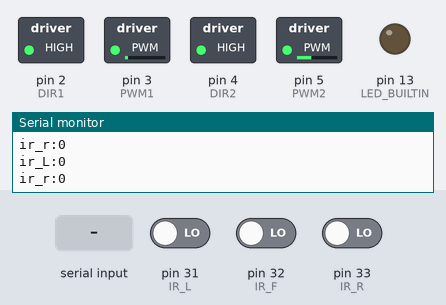
Simulated run of this sketch. Board: Arduino Mega 2560, built with avr-gcc and run on an emulated ATmega2560. On the bench: switched loads named in the sketch (green lamp = pin HIGH), output pins drawn as LEDs (lit = HIGH), the last lines printed to the serial monitor. Inputs (shaded band) come from the test bench; at power-on: pin 31 (IR_L) LOW, pin 32 (IR_F) LOW, pin 33 (IR_R) LOW.

Above: at 1.2 s.
1.3 s: "S" received over Serial
At 2.6 s:
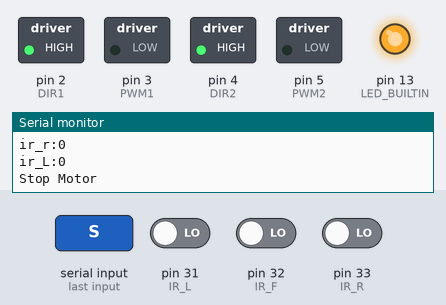
2.9 s: "A" received over Serial
At 9.2 s:
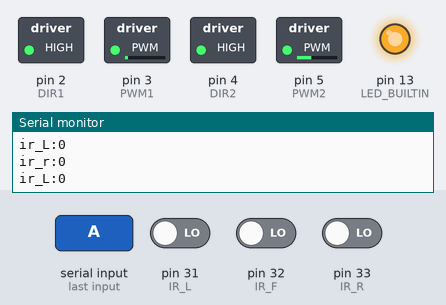
Timing chart, 0 to 10.5 s (numbered marks = the images above; inputs shaded):
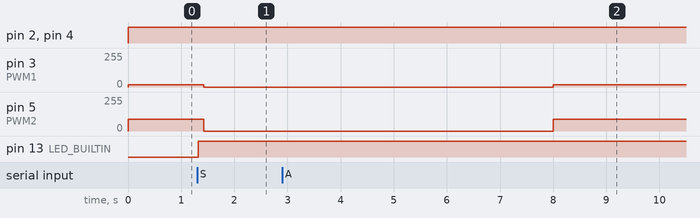

The sketch:

CoffeeRobot_1124_irdriving.ino
```cpp
#define DIR1 2
#define PWM1 3
#define DIR2 4
#define PWM2 5     //Driving motors

#define IR_R 33
#define IR_F 32
#define IR_L 31 //Ir sensor right & left


#define TRIG_F 24
#define ECHO_F 26
#define TRIG_R 25
#define ECHO_R 27

bool drivingflag = 0;

int M1_pinNum_1 = 28;
int M1_pinNum_2 = 29;
int M1_SpeedPin = 6;

int M2_pinNum_1 = 30;
int M2_pinNum_2 = 31;
int M2_SpeedPin = 7;


char cmd;
int ir_R;
int ir_F;
int ir_L;    // ir sensor read

int Kp = 0.01;
int Kd = 0;
int Ki = 0;
//gain values

long e,e_dot,int_e,pree;
float pretime,dt;


long duration1;
long length1;
long duration2;
long length2;

int flag =0;

void one_shot();
void two_shot();
void Half_shot();

void avoid_algorithmn();

void setup() {

  Serial.begin(9600);
  pinMode(LED_BUILTIN, OUTPUT);

  pinMode(DIR1, OUTPUT);
  pinMode(PWM1, OUTPUT);
  pinMode(DIR2, OUTPUT);
  pinMode(PWM2, OUTPUT);

  pinMode(IR_R, INPUT);
  pinMode(IR_F, INPUT);
  pinMode(IR_L, INPUT);

  pinMode(TRIG_F,OUTPUT);
  pinMode(ECHO_F,INPUT);
  pinMode(TRIG_R,OUTPUT);
  pinMode(ECHO_R,INPUT);
}

void loop() {
  if (Serial.available()) {
     cmd = Serial.read();

     if(cmd=='S'){
      Serial.println("Stop Motor");
      digitalWrite(LED_BUILTIN, HIGH);
      delay(100);
      stop();
      flag++;
    }

    if(cmd=='O'){
      //Serial.println("User Finded");
      digitalWrite(LED_BUILTIN, HIGH);
      delay(100);
    }

    if(cmd=='A'){
      //Serial.println("You order Half shot");
      digitalWrite(LED_BUILTIN, HIGH);
      delay(100);
      Serial.println("5");
      delay(5000);     //assume: after 5sec, user has gone
      Serial.println("9");
      flag=0;
    }

    if(cmd=='B'){
      //Serial.println("You order One shot");
      digitalWrite(LED_BUILTIN, HIGH);
      delay(100);
      Serial.println("5");
      delay(5000);     //assume: after 5sec, user has gone
      Serial.println("9");
      flag=0;
    }

    if(cmd=='C'){
      //Serial.println("You order Two shot");
      digitalWrite(LED_BUILTIN, HIGH);
      delay(100);     //assume: after 5sec, making finish
      Serial.println("5");
      delay(5000);     //assume: after 5sec, user has gone
      Serial.println("9");
      flag=0;
    }
  }// hand sign -->motor stop
    //s-> stop 약자
    //o-> order
    //A,B,C->반샷 한샷 투샷
    //5-> 워터펌프 작동 완료 시그널/9-> 사람이 컵까지 가져갔을 때 시그널


  if(flag==0 && cmd!='S') {

    ir_R = digitalRead(IR_R);
    ir_F = digitalRead(IR_F);
    ir_L = digitalRead(IR_L);
    Serial.print("ir_r:");
    Serial.println(ir_R);
    Serial.print("ir_L:");
    Serial.println(ir_L);


    if (ir_R == 1 && ir_F==0 && ir_L == 0) {         //rotate_R
      digitalWrite(DIR1, HIGH);
      analogWrite(PWM1, 90);
      digitalWrite(DIR2,HIGH);
      analogWrite(PWM2, 17);
      drivingflag = 1;
    }
    else if (ir_R == 0 && ir_F==0 && ir_L == 1) {    //rotate_L
      digitalWrite(DIR1, HIGH);
      analogWrite(PWM1, 17);
      digitalWrite(DIR2, HIGH);
      analogWrite(PWM2, 90);
      drivingflag = 0;
    }
    else if (ir_R == 0 && ir_F==1 && ir_L == 0){        //stright black=1 white=0
      digitalWrite(DIR1, HIGH);
      analogWrite(PWM1, 80);
      digitalWrite(DIR2, HIGH);
      analogWrite(PWM2, 80);
    }
    if (drivingflag == 1 && ir_F!=1){
      digitalWrite(DIR1, HIGH);
      analogWrite(PWM1, 90);
      digitalWrite(DIR2,HIGH);
      analogWrite(PWM2, 17);// 오른쪽으로 가는 코드
    }
    else if (drivingflag == 0&& ir_F!=1){
      digitalWrite(DIR1, HIGH);
      analogWrite(PWM1, 17);
      digitalWrite(DIR2, HIGH);
      analogWrite(PWM2, 90); // 왼쪽으로 가는 코드
    }


  }
}
  // line tracking driving code


//   for(int i=0;i<5;i++)
//   {
//       digitalWrite(TRIG_F, LOW);
//       delayMicroseconds(2);
//       digitalWrite(TRIG_F, HIGH);
//       delayMicroseconds(10);
//       digitalWrite(TRIG_F, LOW);

//       duration1 = pulseIn(ECHO_F, HIGH);

//       length1 = length1 + duration1;

// }// US sensor reading


//   if(cmd=='A')
//   {
//     Half_shot();
//     cmd='Z';
//   }
//    else if(cmd=='B')
//   {
//     one_shot();
//     cmd='Z';
//   }
//   else if(cmd=='C')
//   {
//     two_shot();
//     cmd='Z';
//   }
//   else
//   {
//     digitalWrite(M1_pinNum_1, LOW);
//     digitalWrite(M1_pinNum_2, LOW);
//     analogWrite(M1_SpeedPin, 0);
//     digitalWrite(M2_pinNum_1, LOW);
//     digitalWrite(M2_pinNum_2, LOW);
//     analogWrite(M2_SpeedPin, 0);
//     delay(100);
//   }


//   length1 = length1 / 5;
//   length1 = length1 * 17/1000;
//   if(length1 < 5 && flag==0 && cmd!='S' ){
//     avoid_algorithmn();
//   }

//   //Serial.println(length1);

//   delay(100);// if sensor value <1000, start avoid algorithm
// }


// // avoid algorithm
// void avoid_algorithmn()
// {
//   while(length2 < 1000){

//     for(int i=0;i<5;i++){
//       digitalWrite(TRIG_R, LOW);
//       delayMicroseconds(2);
//       digitalWrite(TRIG_R, HIGH);
//       delayMicroseconds(10);
//       digitalWrite(TRIG_R, LOW);

//       duration2 = pulseIn (ECHO_R, HIGH);

//       length2 = length2 + duration2;
//     }
//     length2 = length2 / 5;
//     Serial.print("length2 : ");
//     Serial.println(length2);

//     //90도 왼쪽으로 도는 알고리즘 추가
//      digitalWrite(DIR1, HIGH);
//      analogWrite(PWM1, 30);
//      digitalWrite(DIR2,LOW);
//      analogWrite(PWM2, 30);

//   }

//   while(1 != digitalRead(IR_R)){

//     for(int i=0;i<5;i++){
//       digitalWrite(TRIG_R, LOW);
//       delayMicroseconds(2);
//       digitalWrite(TRIG_R, HIGH);
//       delayMicroseconds(10);
//       digitalWrite(TRIG_R, LOW);

//       duration2 = pulseIn (ECHO_R, HIGH);

//       length2 = length2 + duration1;
//     }
//     length2 = length2 / 5;

//     dt = (micros() - pretime)/1000000;
//     pretime = micros();

//     e = 1000 - length2;
//     int_e += e*dt;
//     e_dot = (e-pree)/dt;
//     pree = e;

//     digitalWrite(PWM1,Kp*e+Kd*e_dot+Ki*int_e);
//     digitalWrite(PWM2,200);

//   }

//   //Serial.println(length1);


// }// length2 can't convet to cm


// //linetracking + sonic sensor done


// void Half_shot()
// {
//     digitalWrite(M1_pinNum_1, LOW);
//     digitalWrite(M1_pinNum_2, HIGH);
//     analogWrite(M1_SpeedPin, 200);
//     delay(100);//1번 모터의 작동 시간 조절부
//     digitalWrite(M2_pinNum_1, LOW);
//     digitalWrite(M2_pinNum_2, HIGH);
//     analogWrite(M2_SpeedPin, 200);
//     delay(100);//2번 모터의 작동 시간 조절부
// }


// void one_shot()
// {
//     digitalWrite(M1_pinNum_1, LOW);
//     digitalWrite(M1_pinNum_2, HIGH);
//     analogWrite(M1_SpeedPin, 200);
//     delay(100);//1번 모터의 작동 시간 조절부
//     digitalWrite(M2_pinNum_1, LOW);
//     digitalWrite(M2_pinNum_2, HIGH);
//     analogWrite(M2_SpeedPin, 200);
//     delay(100);//2번 모터의 작동 시간 조절부
// }


// void two_shot()
// {
//     digitalWrite(M1_pinNum_1, LOW);
//     digitalWrite(M1_pinNum_2, HIGH);
//     analogWrite(M1_SpeedPin, 200);
//     delay(100);//1번 모터의 작동 시간 조절부
//     digitalWrite(M2_pinNum_1, LOW);
//     digitalWrite(M2_pinNum_2, HIGH);
//     analogWrite(M2_SpeedPin, 200);
//     delay(100);//2번 모터의 작동 시간 조절부
// }


/**
   RC카 정지
   오른쪽,왼쪽모터를 모두 정지합니다.
*/
void stop() {
  //왼쪽모터 정지
  digitalWrite(DIR1, HIGH);
  analogWrite(PWM1, 0);
  //오른쪽모터 정지
  digitalWrite(DIR2, HIGH);
  analogWrite(PWM2, 0);
}
```

Measured:
- after the input at 1.3 s, pin 3 (PWM1): 17/255 → 0/255 after 0.13 s; pin 5 (PWM2): 90/255 → 0/255 after 0.13 s; pin 13 (LED_BUILTIN): LOW → HIGH at once
- after the input at 2.9 s, pin 3 (PWM1): 0/255 → 17/255 after 5.1 s; pin 5 (PWM2): 0/255 → 90/255 after 5.1 s
